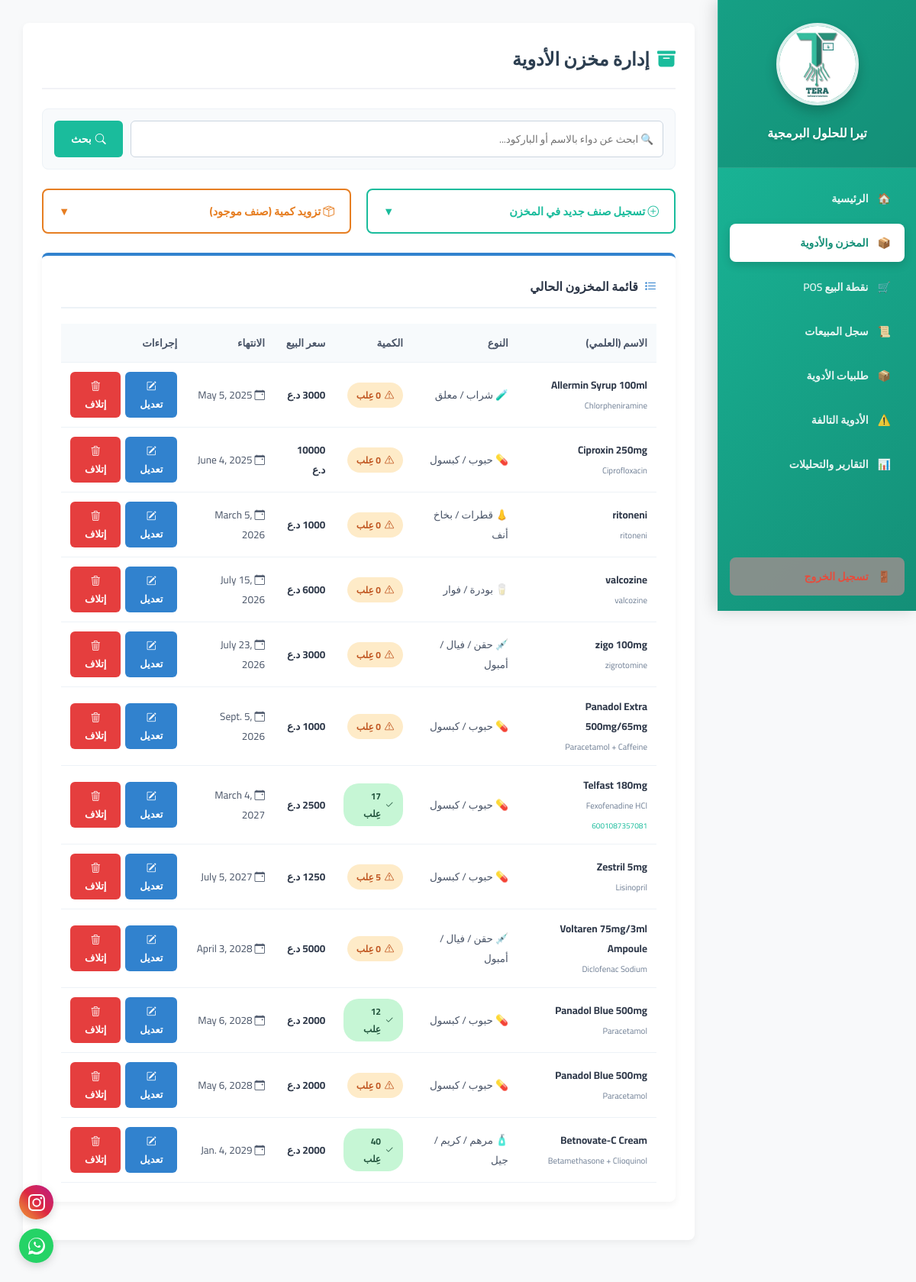
Page /pharmacy/inventory/ (signed in) on the committed database.
### pharmacy/models.py (models this page shows, shortened)
class Medicine(models.Model):
    CATEGORY_CHOICES = [
        ('tablet', '💊 حبوب / كبسول'),
        ('syrup', '🧪 شراب / معلق'),
        ('injection', '💉 حقن / فيال / أمبول'),
        ('ointment', '🧴 مرهم / كريم / جيل'),
        ('drops_eye_ear', '👁️ قطرات عين / أذن'),
        ('drops_nasal', '👃 قطرات / بخاخ أنف'),
        ('suppository', ' تحاميل / لبوس'),
        ('supplement_vitamin', '🍏 فيتامينات / مكملات غذائية'),
        ('tonic_energy', '⚡ مقويات / منشطات'),
        ('powder_sachet', '🥛 بودرة / فوار'),
        ('medical_device', '🩺 مستلزمات طبية / أجهزة'),
        ('other', '📦 أخرى'),
    ]
    pharmacy = models.ForeignKey(PharmacyBranch, on_delete=models.CASCADE, related_name='medicines', verbose_name="الصيدلية")
    trade_name = models.CharField(max_length=200, verbose_name="الاسم التجاري")
    scientific_name = models.CharField(max_length=200, verbose_name="الاسم العلمي")
    category = models.CharField(max_length=20, choices=CATEGORY_CHOICES, default='tablet', verbose_name="نوع الدواء")
    quantity = models.IntegerField(default=0, verbose_name="الكمية المتوفرة")
    buy_price = models.IntegerField(verbose_name="سعر الشراء (د.ع)")
    sell_price = models.IntegerField(verbose_name="سعر البيع (د.ع)")
    expiry_date = models.DateField(verbose_name="تاريخ انتهاء الصلاحية")
    shelf_location = models.CharField(max_length=50, blank=True, null=True, verbose_name="مكان الرف")
    is_damaged = models.BooleanField(default=False, verbose_name="هل الدواء تالف/معزول؟")
    barcode = models.CharField(max_length=50, null=True, blank=True, verbose_name="باركود الدواء")
    class Meta:
        unique_together = ('pharmacy', 'barcode')

### pharmacy/views.py (the view, shortened to what this page needs)
# urls.py: path('inventory/', views.inventory, name='inventory'),
@login_required
def inventory(request):
    user_profile = request.user.profile
    user_pharmacy = user_profile.pharmacy
    search_query = request.GET.get('search', '').strip()
    if search_query:
        all_medicines = Medicine.objects.filter(
            Q(barcode__iexact=search_query) |
            Q(trade_name__icontains=search_query) |
            Q(scientific_name__icontains=search_query),
            pharmacy=user_pharmacy,
            is_damaged=False
        )
    else:
        all_medicines = Medicine.objects.filter(
            pharmacy=user_pharmacy,
            is_damaged=False
        ).order_by('expiry_date')
    iraqi_medicines_json = json.dumps(IRAQI_MEDICINES)
    context = {
        'medicines': all_medicines,
        'search_query': search_query,
        'iraqi_medicines': IRAQI_MEDICINES,
        'iraqi_medicines_json': iraqi_medicines_json,
        'pharmacy_name': user_pharmacy.name
    }
    return render(request, 'pharmacy/inventory.html', context)

### pharmacy/templates/pharmacy/inventory.html (shortened to what this page needs)
{% extends "pharmacy/base.html" %}
{% block content %}
<link rel="stylesheet" href="https://cdn.jsdelivr.net/npm/bootstrap-icons@1.11.0/font/bootstrap-icons.css">
<div class="inventory-container">
    <div style="border-bottom: 2px solid #f1f2f6; padding-bottom: 15px; margin-bottom: 25px;">
        <h2 style="margin: 0; color: #2c3e50; display: flex; align-items: center; gap: 10px;">
            <i class="bi bi-archive-fill" style="color: #1abc9c;"></i> إدارة مخزن الأدوية
        </h2>
    </div>
    <form method="GET" action="/pharmacy/inventory/" class="search-box">
        <input type="text" name="search" value="{{ search_query }}" placeholder="🔍 ابحث عن دواء بالاسم أو الباركود..." autofocus>
        <button type="submit" class="btn-search"><i class="bi bi-search"></i> بحث</button>
    </form>
    {% if request.user.profile.is_pharmacy_owner %}
    <div class="collapsible-controls">
        <button type="button" class="collapse-btn btn-new-drug" id="btn_toggle_new" onclick="toggleForm('new_drug_container', 'existing_drug_container', this)">
            <span><i class="bi bi-plus-circle"></i> تسجيل صنف جديد في المخزن</span><span class="arrow">▼</span>
        </button>
        <button type="button" class="collapse-btn btn-supply-drug" id="btn_toggle_existing" onclick="toggleForm('existing_drug_container', 'new_drug_container', this)">
            <span><i class="bi bi-box-seam"></i> تزويد كمية (صنف موجود)</span><span class="arrow">▼</span>
        </button>
    </div>
    {% endif %}
    <div class="table-container">
        <h3 style="margin-top:0; border-bottom: 2px solid #edf2f7; padding-bottom: 12px; margin-bottom: 20px; color: #2d3748; font-size: 16px; display: flex; align-items: center; gap: 8px;">
            <i class="bi bi-list-stars" style="color: #3182ce;"></i> قائمة المخزون الحالي
        </h3>
        <table class="custom-table">
            <thead>
                <tr>
                    <th>الاسم (العلمي)</th>
                    <th>النوع</th>
                    <th>الكمية</th>
                    <th>سعر البيع</th>
                    <th>الانتهاء</th>
                    <th>إجراءات</th>
                </tr>
            </thead>
            <tbody>
                {% for med in medicines %}
                <tr>
                    <td>
                        <strong style="color:#2d3748;">{{ med.trade_name }}</strong><br>
                        <span style="font-size:11px; color:#718096;">{{ med.scientific_name }}</span>
                        {% if med.barcode %}<br><span style="font-size:10px; color:#1abc9c;"> {{ med.barcode }}</span>{% endif %}
                    </td>
                    <td style="color:#4a5568;">{{ med.get_category_display }}</td>
                    <td>
                        {% if med.quantity <= 5 %}
                            <span class="custom-badge badge-warning"><i class="bi bi-exclamation-triangle"></i> {{ med.quantity }} عِلب</span>
                        {% else %}
                            <span class="custom-badge badge-success"><i class="bi bi-check2"></i> {{ med.quantity }} عِلب</span>
                        {% endif %}
                    </td>
                    <td><strong style="color:#2d3748;">{{ med.sell_price }} د.ع</strong></td>
                    <td style="color:#4a5568;"><i class="bi bi-calendar-event"></i> {{ med.expiry_date }}</td>
                    <td>
                        {% if request.user.profile.is_pharmacy_owner %}
                            <div style="display: flex; gap: 6px;">
                                <button type="button" class="btn-edit-trigger" style="background:#3182ce; color:white; padding:6px 12px; border:none; border-radius:6px; font-size:13px; font-weight:bold; cursor:pointer;"
                                        onclick="openEditModal(this)" data-id="{{ med.id }}" data-trade-name="{{ med.trade_name }}" data-scientific-name="{{ med.scientific_name }}"
                                        data-category="{{ med.category }}" data-quantity="{{ med.quantity }}" data-buy-price="{{ med.buy_price }}" data-sell-price="{{ med.sell_price }}"
                                        data-expiry-date="{{ med.expiry_date|date:'Y-m-d' }}" data-shelf-location="{{ med.shelf_location }}" data-barcode="{{ med.barcode|default_if_none:'' }}">
                                    <i class="bi bi-pencil-square"></i> تعديل
                                </button>
                                <button type="button" style="background:#e53e3e; color:white; padding:6px 12px; border:none; border-radius:6px; font-size:13px; font-weight:bold; cursor:pointer;"
                                        onclick="openDamageModal(this)" data-id="{{ med.id }}" data-trade-name="{{ med.trade_name }}" data-quantity="{{ med.quantity }}">
                                    <i class="bi bi-trash3"></i> إتلاف
                                </button>
                            </div>
                        {% else %}
                            <span class="no-permission-badge"><i class="bi bi-lock-fill"></i> عرض فقط</span>
                        {% endif %}
                    </td>
                </tr>
                {% empty %}
                <tr><td colspan="6" style="text-align:center; color:#a0aec0; padding:40px;">المخزن فارغ تماماً.</td></tr>
                {% endfor %}
            </tbody>
        </table>
    </div>
</div>
{% endblock %}

### pharmacy/templates/pharmacy/base.html (style rules this page uses)
body { font-family: 'Cairo', sans-serif; margin: 0; padding: 0; background-color: #f8f9fa; display: flex; }

### pharmacy/templates/pharmacy/inventory.html (style rules this page uses)
html { overflow-y: scroll; }
body, h1, h2, h3, h4, th, td, span, div, button, input, select, textarea, label { font-family: 'Tajawal', 'Cairo', sans-serif !important; }
.inventory-container, .form-container, .table-container { background: white; padding: 25px; border-radius: 8px; box-shadow: 0 4px 10px rgba(0,0,0,0.05); margin-bottom: 25px; }
.table-container { border-top: 4px solid #3182ce; width: 100%; box-sizing: border-box; }
.search-box { background: #f8fafc; padding: 15px; border-radius: 8px; margin-bottom: 25px; display: flex; gap: 10px; border: 1px solid #edf2f7; }
.search-box input { flex: 1; padding: 10px 15px; border: 1px solid #cbd5e0; border-radius: 6px; font-size: 14px; outline: none; transition: border-color 0.2s; }
.btn-search, .btn-submit { background: #1abc9c; color: white; border: none; padding: 10px 22px; border-radius: 6px; cursor: pointer; font-weight: bold; font-size: 14px; transition: all 0.2s ease; display: flex; align-items: center; justify-content: center; gap: 5px; }
.collapsible-controls { display: flex; gap: 20px; margin-bottom: 25px; }
.collapse-btn { flex: 1; padding: 14px 20px; font-size: 14.5px; font-weight: bold; border-radius: 8px; cursor: pointer; display: flex; justify-content: space-between; align-items: center; transition: all 0.25s ease; outline: none; }
.btn-new-drug { background: #fff; border: 2px solid #1abc9c; color: #1abc9c; }
.btn-supply-drug { background: #fff; border: 2px solid #e67e22; color: #e67e22; }
input[type="text"], input[type="number"], input[type="date"], select, textarea { width: 100%; padding: 10px 12px; border: 1px solid #cbd5e0; border-radius: 6px; box-sizing: border-box; font-size: 13.5px; color: #2d3748; outline: none; }
.custom-badge { padding: 5px 12px; border-radius: 20px; color: white; font-size: 12px; font-weight: bold; display: inline-flex; align-items: center; gap: 5px; }
.badge-success { background-color: #c6f6d5; color: #22543d; }
.badge-warning { background-color: #feebc8; color: #c05621; }
.custom-table { width: 100%; border-collapse: collapse; margin-top: 15px; font-size: 13.5px; }
.custom-table th, .custom-table td { padding: 12px; text-align: right; border-bottom: 1px solid #edf2f7; }
.custom-table th { background-color: #f7fafc; color: #4a5568; font-weight: bold; }

### rows in the picture
Medicine: trade_name "Allermin Syrup 100ml", scientific_name "Chlorpheniramine", category "🧪 شراب / معلق", quantity "0", expiry_date "May 5, 2025"
Medicine: trade_name "Ciproxin 250mg", scientific_name "Ciprofloxacin", category "💊 حبوب / كبسول", quantity "0", sell_price "10000", expiry_date "June 4, 2025"
Medicine: trade_name "ritoneni", scientific_name "ritoneni", category "👃 قطرات / بخاخ أنف", quantity "0", expiry_date "March 5, 2026"
Medicine: trade_name "valcozine", scientific_name "valcozine", category "🥛 بودرة / فوار", quantity "0", sell_price "6000", expiry_date "July 15, 2026"
Medicine: trade_name "zigo 100mg", scientific_name "zigrotomine", category "💉 حقن / فيال / أمبول", quantity "0", expiry_date "July 23, 2026"
Medicine: trade_name "Panadol Extra 500mg/65mg", scientific_name "Paracetamol + Caffeine", category "💊 حبوب / كبسول", quantity "0", expiry_date "Sept. 5, 2026"
Medicine: trade_name "Telfast 180mg", scientific_name "Fexofenadine HCl", barcode "6001087357081", category "💊 حبوب / كبسول", quantity "17", expiry_date "March 4, 2027"
Medicine: trade_name "Zestril 5mg", scientific_name "Lisinopril", category "💊 حبوب / كبسول", expiry_date "July 5, 2027"
Medicine: trade_name "Voltaren 75mg/3ml Ampoule", scientific_name "Diclofenac Sodium", category "💉 حقن / فيال / أمبول", quantity "0", expiry_date "April 3, 2028"
Medicine: trade_name "Panadol Blue 500mg", scientific_name "Paracetamol", category "💊 حبوب / كبسول", quantity "12", expiry_date "May 6, 2028"
Medicine: trade_name "Panadol Blue 500mg", scientific_name "Paracetamol", category "💊 حبوب / كبسول", quantity "0", expiry_date "May 6, 2028"
Medicine: trade_name "Betnovate-C Cream", scientific_name "Betamethasone + Clioquinol", category "🧴 مرهم / كريم / جيل", quantity "40", expiry_date "Jan. 4, 2029"
